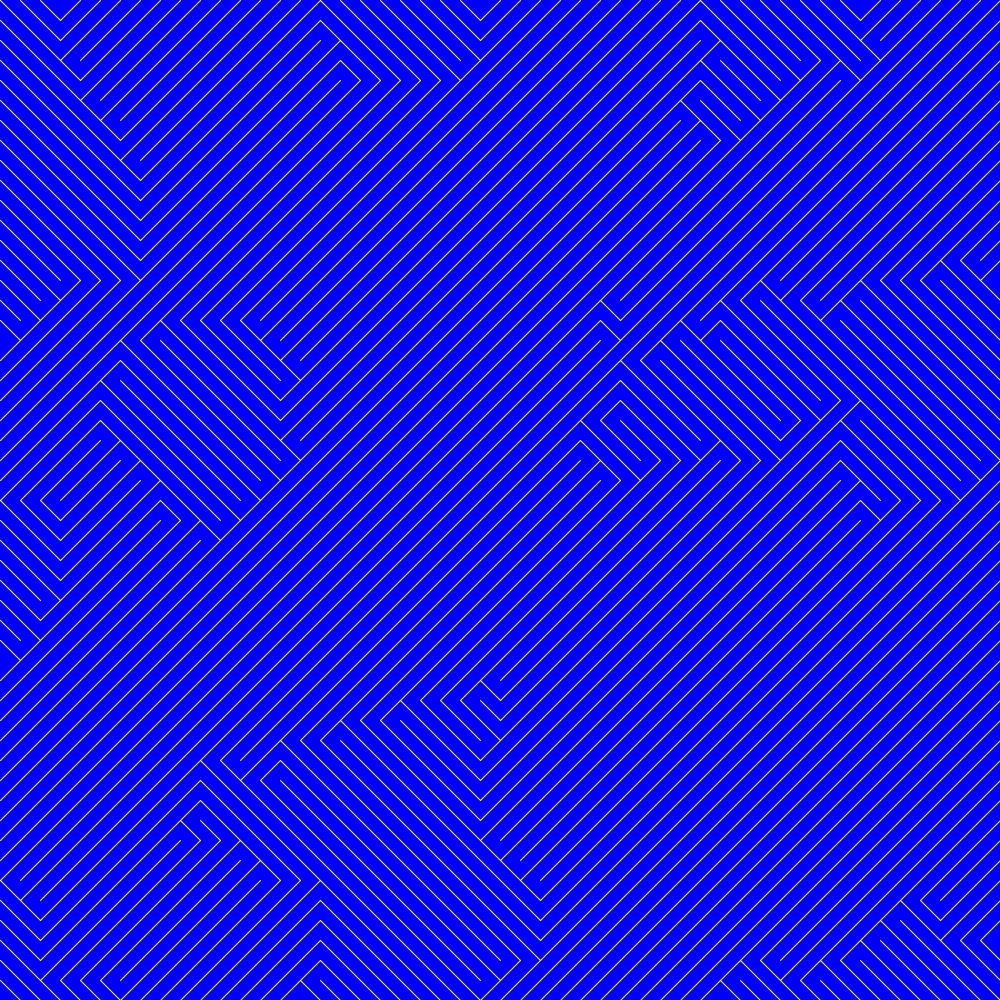
Frame 1 (no input)
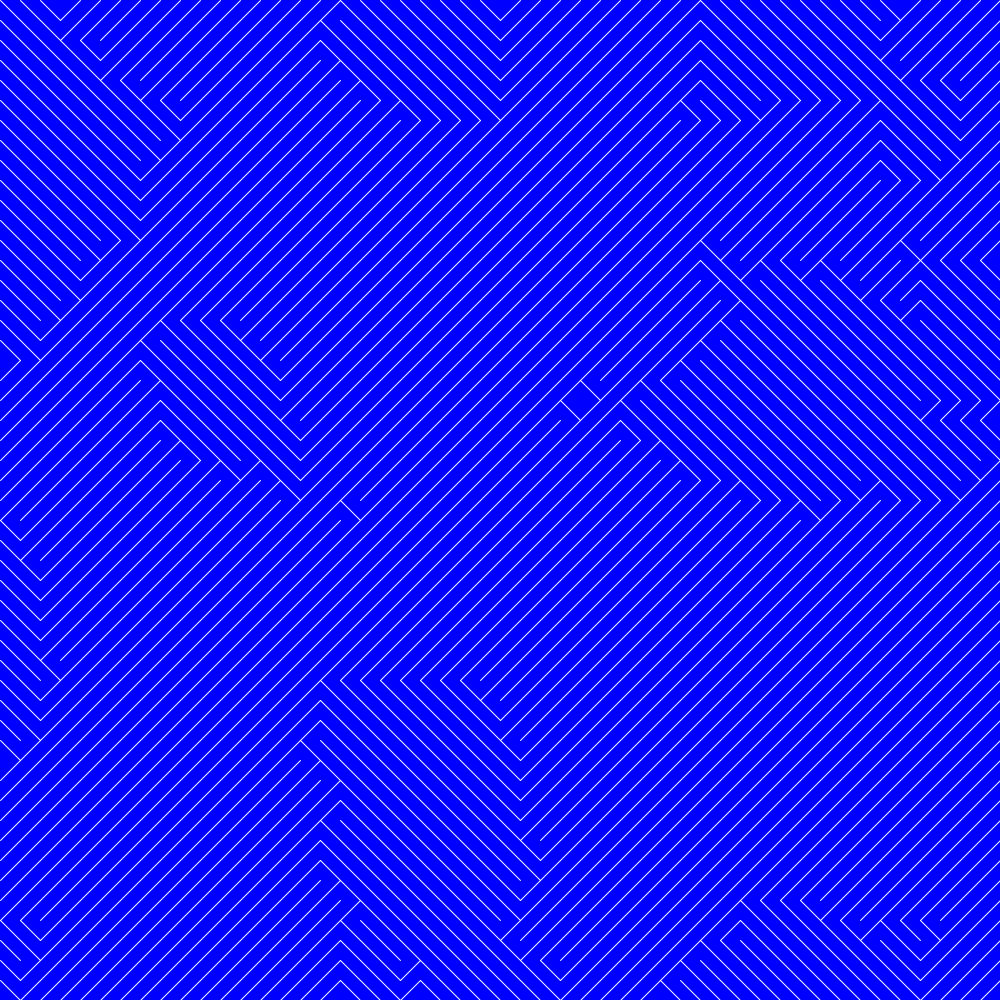
Frame 60 (the mouse pressed at the canvas centre just before this capture)
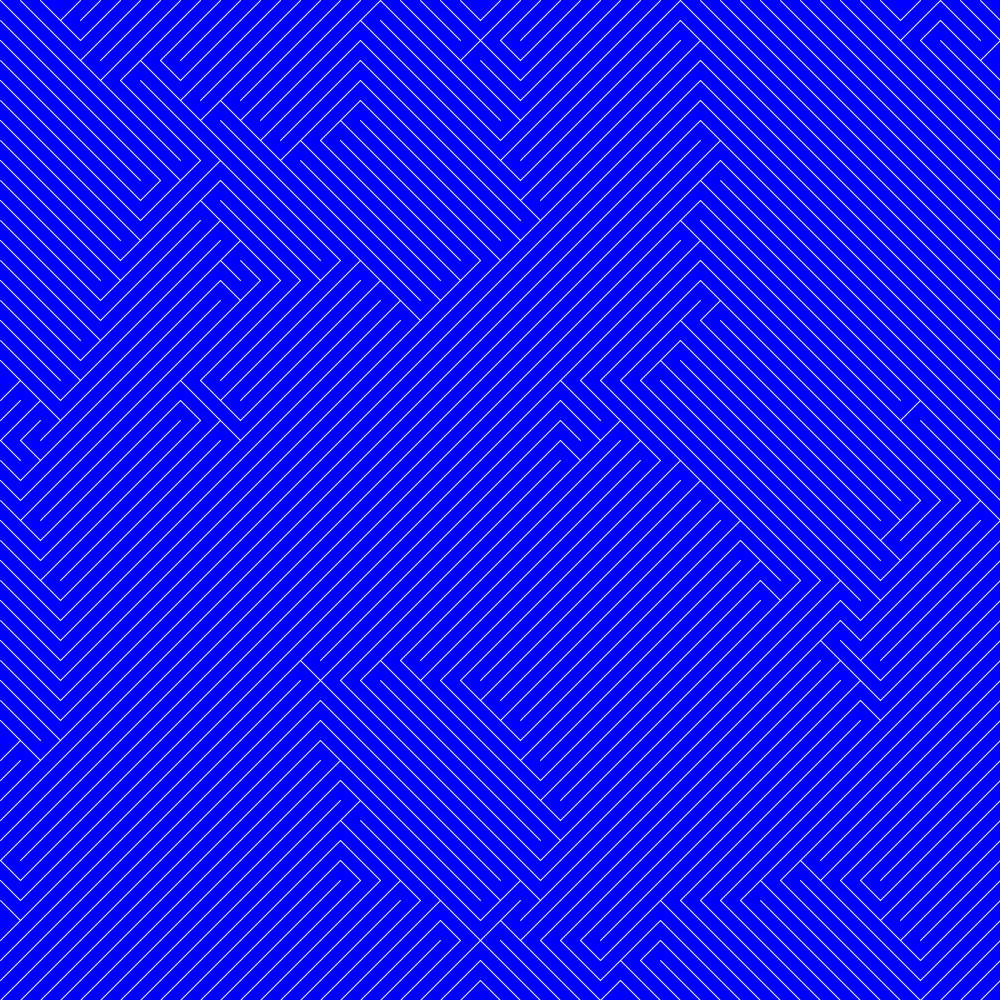
Frame 120 (the mouse held since frame 60 and released just before this capture)

The Processing sketch that drew these frames (run headless with seeded random() and noise(); from frame 60 on, the mouse is pressed at the canvas centre):

// Processing sketch: c64_pattern
// ── c64_pattern.pde
int rows = 50;
int cols = 50;
int step_x, step_y;

void setup() {
  size(1000, 1000);
  step_x = width/cols;
  step_y = width/rows;
  frameRate(25);
  noStroke();
}

void draw() {
  background(0,0,255);
  stroke(255);
  for (int y = 0; y < rows; y++) {
    for (int x = 0; x < cols; x++) {
      if (noise(x*0.1,y*0.1,millis()*0.0001) > 0.5) {
        line(  x*step_x, 
          y*step_y, 
          (x*step_x)+step_x, 
          (y*step_y)+step_y);
      } else {
        line(  (x*step_x)+step_x, 
          y*step_y, 
          (x*step_x), 
          (y*step_y)+step_y);
      }
      //rect(x*step_x, y*step_y, step_x, step_y);
    }
  }
}
